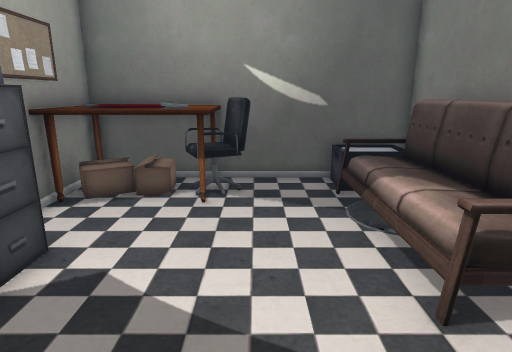
View 1 (above)

12 first-person views from a walk through a 3-D level made in the Unity game engine. The camera is 1.5 m above the floor, tilts 14° down and sees 75° across. Doors are open. The floor is counted in squares, 0.5 m on a side. Each view is taken from the middle of a square. On the plan, view 1 faces up. The plan holds only what a view shows up to about 20 squares ahead; the rest is blank. The player character is not drawn. Some surface patterns are stand-ins.

View 2
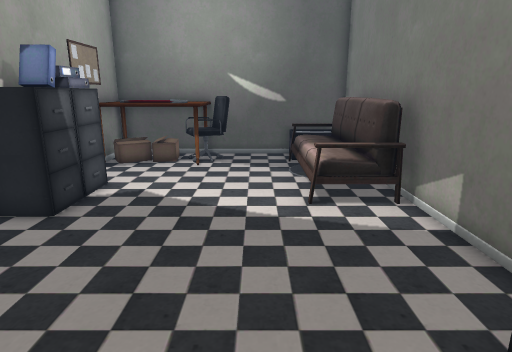

View 3
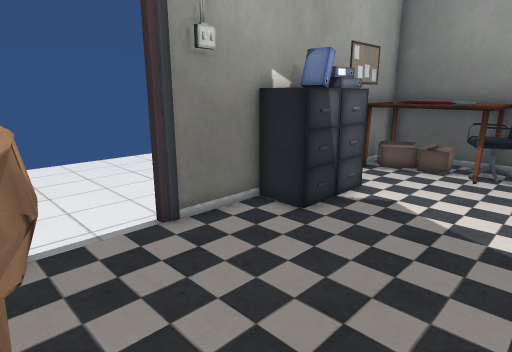

View 4
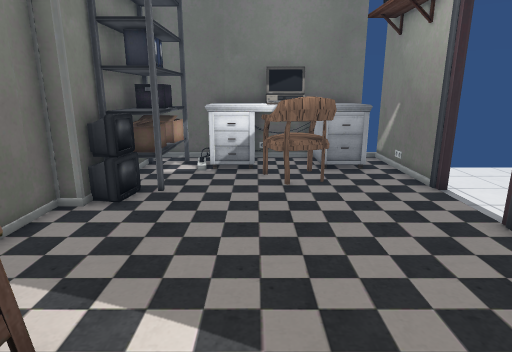

View 5
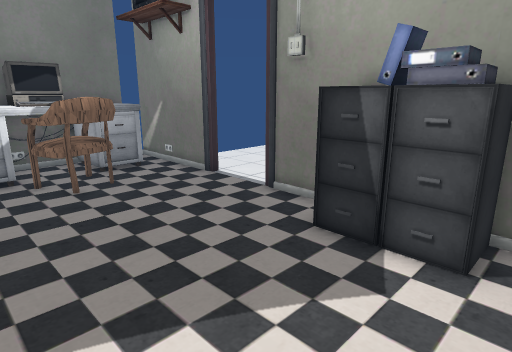

View 6
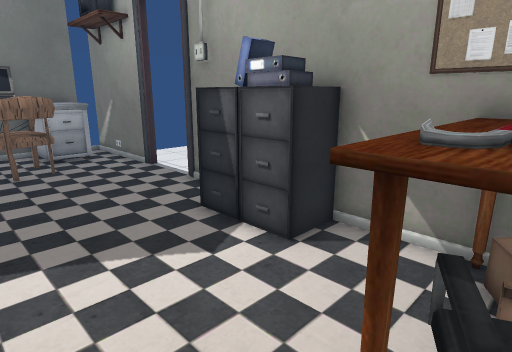

View 7
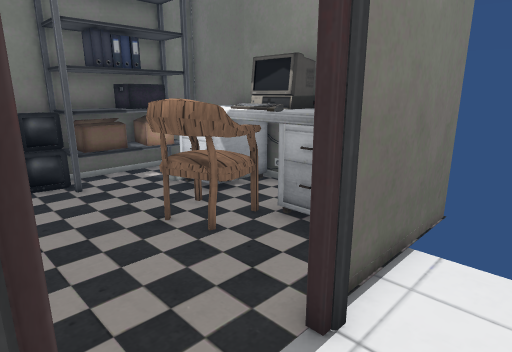

View 8
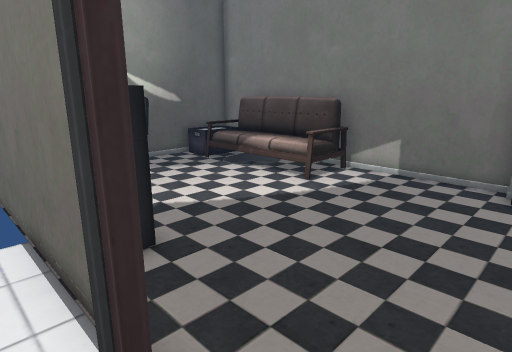

View 9
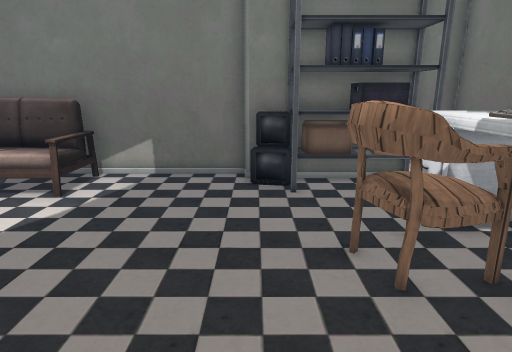

View 10
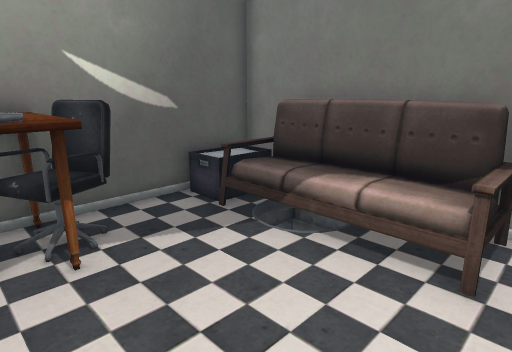

View 11
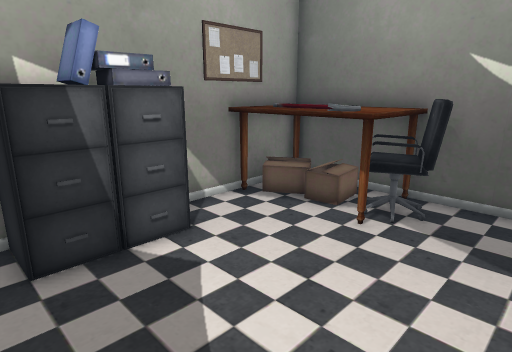

View 12
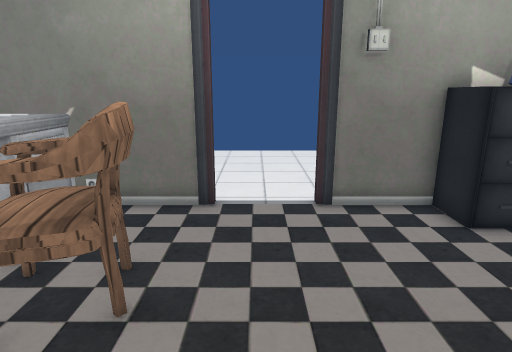

### Floor plan
Points are (right, up) in squares from view 1. A wall is a line through its corners. A room is listed if a view was taken in it or the views show most of it. See-through windows are left out.
Room 1 (views 1, 2, 3, 4, 5, 6, 10, 11, 12)
walls: (-4.2, 5.6) (-4.2, 4.5); (3.8, -2) (4.7, -2.3); (3.2, -3.5) (4.2, -3.5); (-5.8, -3.1) (-5.8, -8.5); (3.7, -3.2) (3.9, -1.7); (5.4, -1.6) (5.4, 11.8) (-5.8, 11.8) (-5.8, -0.4); (3.7, -5) (3.7, -3.5); (2.9, -6.7) (3.1, -5.6); (3.2, -6.6) (3.2, -5.2); (2.9, -6.9) (2.9, -3.1) (4.8, -3.1); (2.9, -7.5) (2.9, -7); (4.7, -7) (4.7, -1.6)
low walls: (4.1, -1.9) (4.6, -2.1); (3.2, -5) (3.2, -3.5); (2.7, 10.4) (2.7, 11.6); (2.9, 10.9) (2.9, 11.5); (4.7, 10.4) (4.7, 11.5) (2.8, 11.5)
ways out: open door at (-6, -2) to room 2
objects: cabinet (-5, 3) to (-4, 4); cabinet (-5, 5) to (-4, 6); table (-5, 9) to (-1, 11); desk (-4, -8) to (-3, -6); chair (-3, -6) to (0, -4); computer (-2, -8) to (0, -6); chair (-1, 10) to (0, 11); desk (0, -8) to (2, -6); sofa (3, 4) to (5, 10)
Room 2 (views 7, 8, 9)
walls: (-6.1, -0.4) (-6.1, 0.1); (-6.1, -3.6) (-6.1, -3.1); (-5.8, 1.2) (-5.8, 8); (-5.8, -8.5) (-5.8, -4.1)
ways out: open door at (-6, -2) to room 1

Positions as (right, up) in squares from view 1, and headings:
1: (0, 0), facing up
2: (1, -5), facing up
3: (1, -4), facing up-left
4: (0, 7), facing down
5: (2, 7), facing down-left
6: (1, 10), facing down-left
7: (-8, 0), facing down-right
8: (-7, -3), facing up-right
9: (-7, -2), facing right
10: (-3, 3), facing up-right
11: (2, 2), facing up-left
12: (3, -2), facing left
